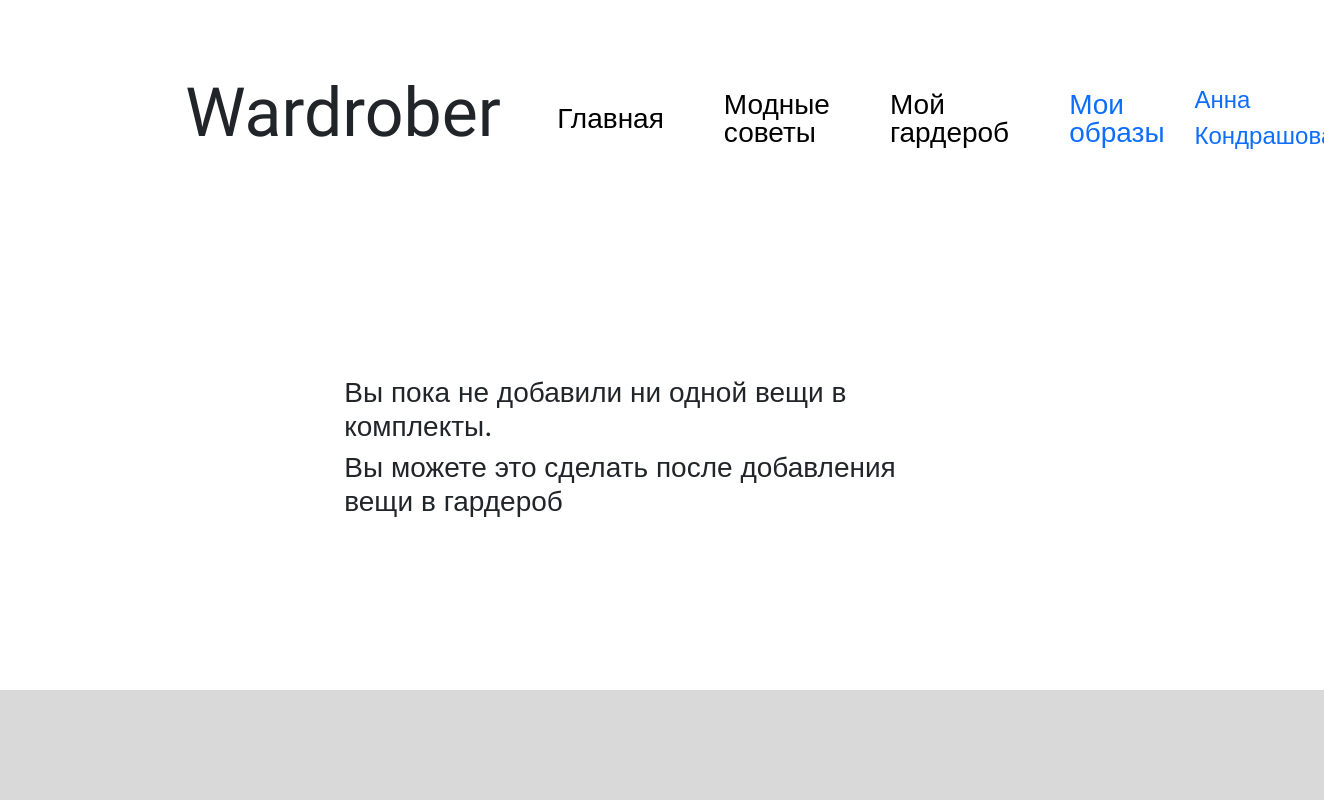
Before: /look (signed in) with the older database file.
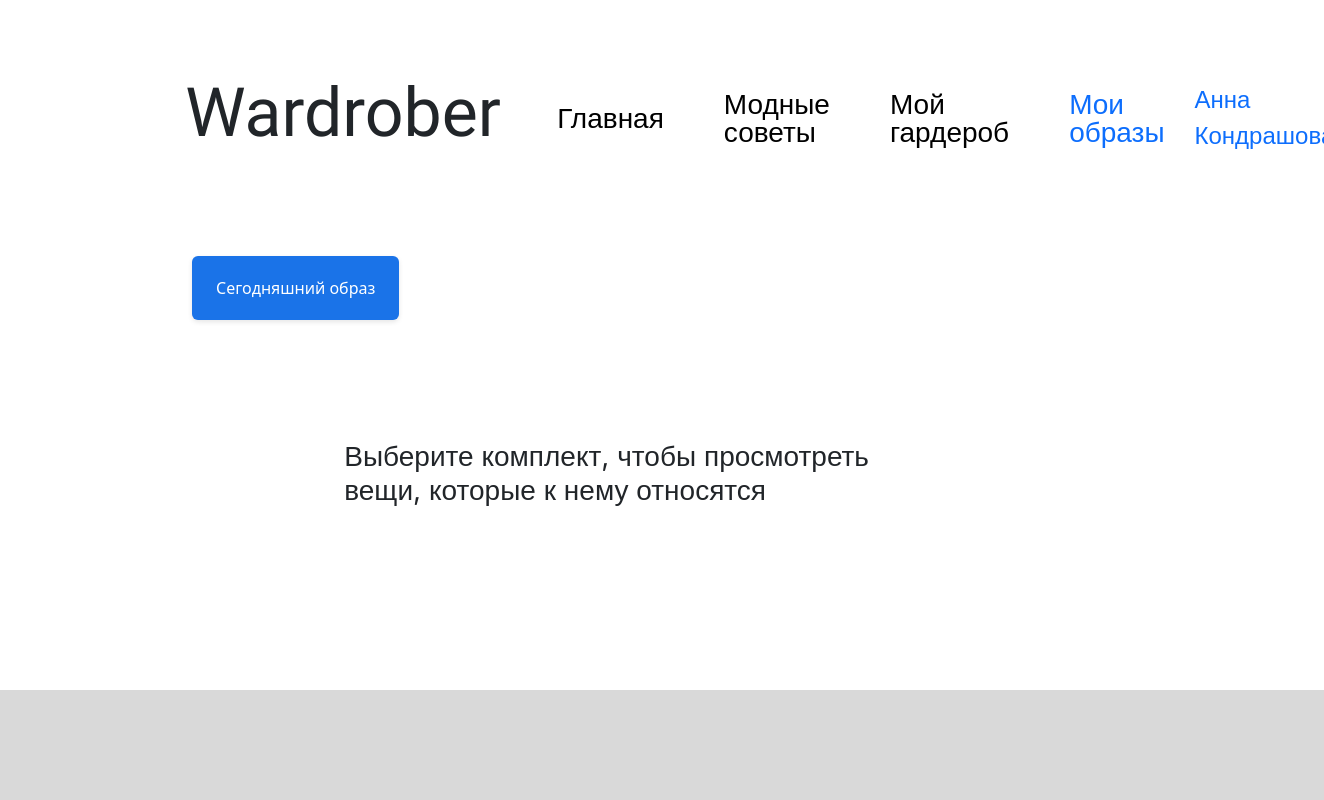
After: the same page with the newer database file.
### data/users.py (models this page shows, shortened)
class User(SqlAlchemyBase, UserMixin, SerializerMixin):
    __tablename__ = 'users'
    id = sqlalchemy.Column(sqlalchemy.Integer,
                           primary_key=True, autoincrement=True)
    name = sqlalchemy.Column(sqlalchemy.String, nullable=True)
    login = sqlalchemy.Column(sqlalchemy.String, nullable=True)
    hashed_password = sqlalchemy.Column(sqlalchemy.String, nullable=True)
    modified_date = sqlalchemy.Column(sqlalchemy.DateTime,
                                      default=datetime.datetime.now)
    def get_id(self):
        return self.id

### data/complect.py (models this page shows)
class Complect(SqlAlchemyBase, SerializerMixin):
    __tablename__ = 'complects'
    id = sqlalchemy.Column(sqlalchemy.Integer,
                           primary_key=True, autoincrement=True)
    user_id = sqlalchemy.Column(sqlalchemy.Integer,sqlalchemy.ForeignKey("users.id"))
    name = sqlalchemy.Column(sqlalchemy.String, nullable=True)
    user = orm.relationship('User')

### server.py (the view)
@app.route('/look', methods=['GET', 'POST'])
def look():
    type = request.args.get('type')
    db_sess = db_session.create_session()
    if type:
        query = text(f"DELETE FROM complect_items WHERE complect_id=:look_id")
        db_sess.execute(query, {'look_id': int(type)})
        query = text(f"DELETE FROM complects WHERE id=:look_id")
        db_sess.execute(query, {'look_id': int(type)})
        db_sess.commit()
    query = text(
        "SELECT id, name FROM complects WHERE user_id = :user_id")
    complects = db_sess.execute(query, {'user_id': current_user.get_id()}).fetchall()
    db_sess.close()
    return render_template('look.html', path=request.path, complects=complects)

### data/db_session.py (called while the page is built)
def create_session() -> Session:
    global __factory
    return __factory()

### server.py (called while the page is built)
@login_manager.user_loader
def load_user(user_id):
    db_sess = db_session.create_session()
    user_id = db_sess.query(User).get(user_id)
    db_sess.close()
    return user_id

### templates/look.html (shortened to what this page needs)
{% extends "base.html" %}
{% block content %}
{% if current_user.is_authenticated %}
<div class="my_container my_container-wardrobe">
    <div class="button-container_wrd">
        {% for complect in complects %}
        <a href="/look/{{complect[0]}}" class="btn_categories_wrd">{{complect[1]}}</a>
        {% endfor %}
    </div>
    <div class="button-container_wrd">
    </div>
    {% if complects != [] %}
    {% if path != '/look'%}
    <div class="button-container_wrd">
        <div style="margin-top: 10px;">
            <a href="/look/{{look_id}}?type={{1}}" class="btn_subcategories_wrd look">Очистить комплект</a>
        </div>
    </div>
    {% if look_id != today_look_id %}
    <div class="button-container_wrd">
        <div style="margin-top: 10px;">
            <a href="/look?type={{look_id}}" class="btn_subcategories_wrd look">Удалить комплект</a>
        </div>
    </div>
    {% endif %}
    {% else %}
    <div class="my_container">
        <h1 class="inf-txt">Выберите комплект, чтобы просмотреть вещи, которые к нему относятся</h1>
    </div>
    {% endif %}
    {% else %}
    <div class="my_container">
        <h1 class="inf-txt">Вы пока не добавили ни одной вещи в комплекты.</h1>
        <h1 class="inf-txt">Вы можете это сделать после добавления вещи в гардероб</h1>
    </div>
    {% endif %}
</div>
{% else %}
<div class="my_container">
    <h1 class="inf-txt">Для просмотра своего образа, пожалуйста, войдите или зарегистрируйтесь</h1>
    <h2 class="inf-txt"><a href="/login">Войти или зарегистрироваться</a></h2>
</div>
{% endif %}
{% endblock %}

### templates/base.html (shortened to what this page needs)
<!doctype html>
<html lang="en">
<head>
    <link href="https://cdn.jsdelivr.net/npm/bootstrap@5.3.3/dist/css/bootstrap.min.css"
          rel="stylesheet"
>
    <link rel="stylesheet" type="text/css" href="/static/css/style.css"/>
</head>
<body>
<header>
    <nav>
        <h1 class="main-name">Wardrober</h1>
        {% if path == '/' %}
        <a href="/" class="nav-item" style="color:#0D6EFD;">Главная</a>
        {% else %}
        <a href="/" class="nav-item" style="color:#000000;">Главная</a>
        {% endif %}
        {% if 'advice' in path %}
        <a href="/advices" class="nav-item" style="color:#0D6EFD;">Модные советы</a>
        {% else %}
        <a href="/advices" class="nav-item" style="color:#000000;">Модные советы</a>
        {% endif %}
        {% if 'wardrobe' in path %}
        <a href="/wardrobe" class="nav-item" style="color:#0D6EFD;">Мой гардероб</a>
        {% else %}
        <a href="/wardrobe" class="nav-item" style="color:#000000;">Мой гардероб</a>
        {% endif %}
        {% if 'look' in path %}
        <a href="/look" class="nav-item" style="color:#0D6EFD;">Мои образы</a>
        {% else %}
        <a href="/look" class="nav-item" style="color:#000000;">Мои образы</a>
        {% endif %}
        {% if current_user.is_authenticated %}
        <a id="user-name" href="/logout">{{ current_user.name }}</a>
        {% else %}
        <a href="/login" class="btn btn-primary mybtn">Вход</a>
        {% endif %}
    </nav>
</header>
<main role="main" class="container">
    {% block content %}{% endblock %}
</main>
<div id="bottom"></div>
</body>
</html>

### static/css/style.css (style rules this page uses)
body { display: flex; flex-direction: column; min-height: 100vh; }
.my_container { margin: 0px 13vw 30px 13vw; }
.my_container-wardrobe { width: 70vw; }
.container { margin: 0px 0px 0px 0px; padding: 0px 0px 0px 0px; max-width: 100vw; flex: 1; }
#bottom { background-color: #D9D9D9; margin: 40px, 0, 0, 0; height: 110px; width: 100vw; }
nav { display: flex; justify-content: space-between; align-items: center; margin: 60px 14vw 60px 14vw; }
.main-name { font-family: "Italianno", cursive; font-weight: 400; font-size: 68px; font-style: normal; margin-right: 2vw; }
.nav-item, .mybtn { font-family: "Inter", sans-serif; font-size: 28px; font-weight: 300; font-style: normal; text-decoration: none; margin: 30px; line-height: 100%; }
#user-name { font-family: "Inter", sans-serif; font-size: 24px; font-weight: 500; font-style: normal; text-decoration: none; }
.button-container_wrd { padding: 20px; max-width: 1040px; margin: 0 auto; }
.btn_categories_wrd { display: inline-block; padding: 20px 24px; background-color: #1A73E8; color: white; text-align: center; text-decoration: none; border: none; border-radius: 6px; font-size: 16px; font-weight: 500; cursor: pointer; transition: all 0.3s ease; box-shadow: 0 2px 5px rgba(0,0,0,0.1); }
.inf-txt { font-family: "Inter", sans-serif; font-size: 28px; font-weight: 400; font-style: normal; }

Changed rows visible on the page:
added Complect: name "Сегодняшний образ"
Other visible differences:
text no longer shown: "Вы пока не добавили ни одной вещи в комплекты. Вы можете это сделать после добавления вещи в гардероб"
text now shown: "Выберите комплект, чтобы просмотреть вещи, которые к нему относятся"
